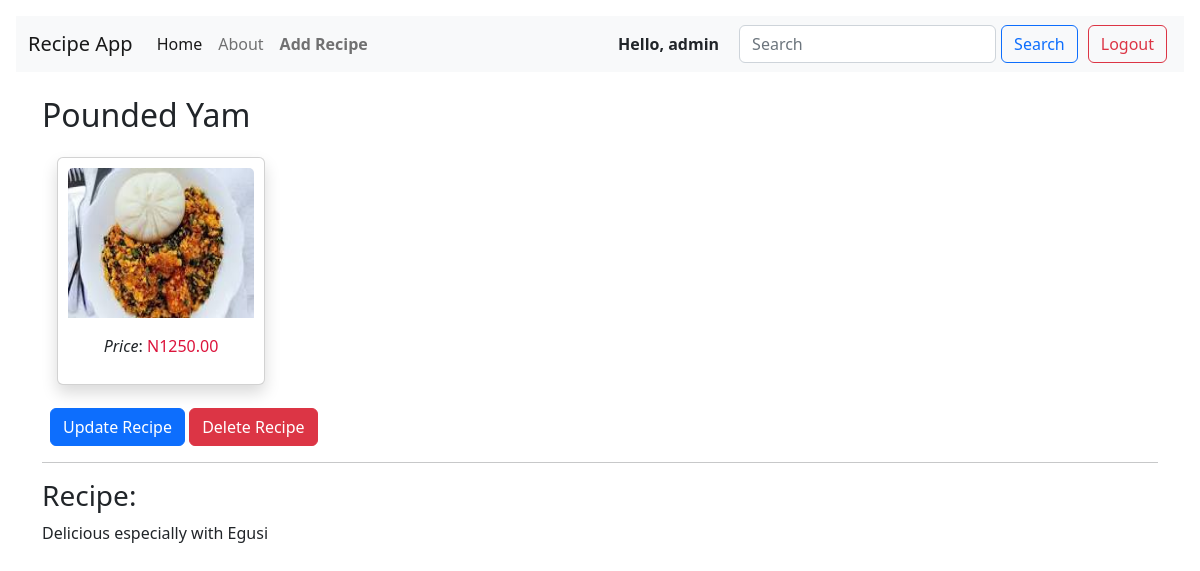
The page /recipe/25/ (signed in) on the database as committed earlier.
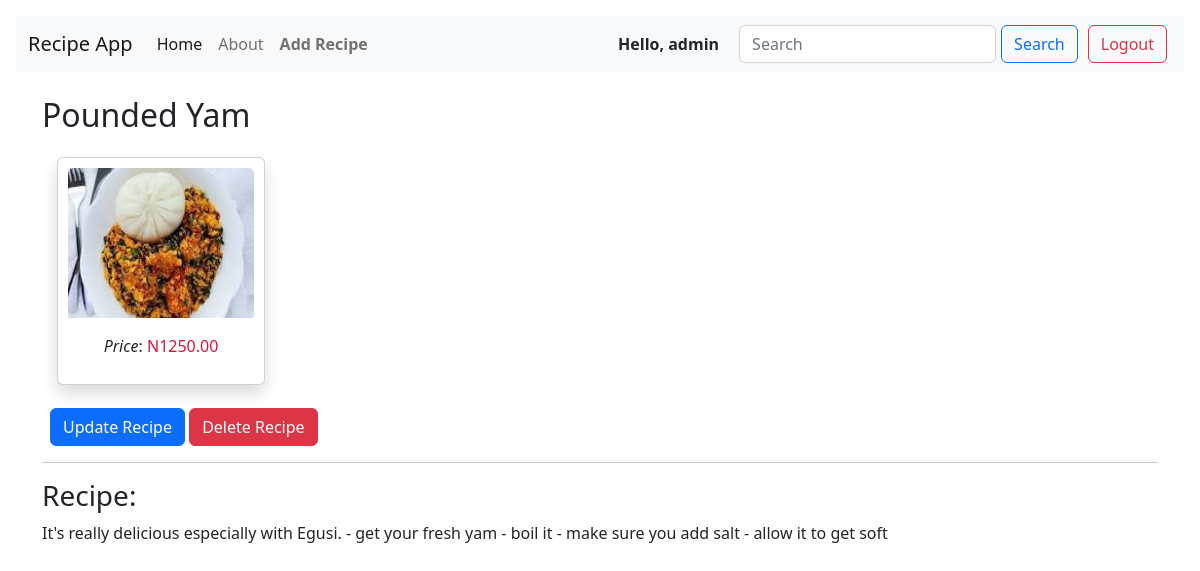
The same page on the database as committed later.
### recipe_app/models.py (models this page shows, shortened)
class Recipe(models.Model):
    name = models.CharField(max_length=100)
    description = models.TextField()
    price = models.DecimalField(decimal_places=2, max_digits=10)
    image = models.ImageField(upload_to="recipes/")
    owner = models.ForeignKey(User, on_delete=models.CASCADE, null=True)
    date_created = models.DateTimeField(auto_now=True)

### recipe_app/views.py (the view)
# urls.py: path("recipe/<int:pk>/", views.RecipeDetailView.as_view(), name="recipe-detail"),
class RecipeDetailView(DetailView):
    model = Recipe

### templates/recipe_app/recipe_detail.html (shortened to what this page needs)
{% extends "recipe_app/layout.html" %}
{% block content %}
<h2>{{ recipe.name }}</h2>
<div
  class="card shadow"
  style="
    width: 13rem;
    display: inline-flex;
    margin: 15px;
    padding: 10px;
    height: auto;
  "
>
  <img
    src="{{recipe.image.url}}"
    class="card-img-top"
    alt="{{recipe.name}}"
    height="150px"
  />
  <div class="card-body" style="text-align: center">
    <em>Price</em>:<span style="color: crimson"> N{{recipe.price}}</span><br />
  </div>
</div>
<br />
{% if user.is_authenticated %}
{% if object.owner == user %}
<div class="m-2">
  <a href="/update-recipe/{{recipe.pk}}" class="btn btn-primary"
    >Update Recipe</a
  >
  <a href="/delete-recipe/{{recipe.pk}}" class="btn btn-danger"
    >Delete Recipe</a
  >
</div>
{% endif %}
<hr />
<h3>Recipe:</h3>
<p>{{ recipe.description }}</p>
{% endif %}
{% endblock content %}

Rows that differ between the two databases and show on the page:
changed Recipe "Pounded Yam": description "Delicious especially with Egusi" → "It's really delicious especially with Egusi. - get your fresh yam - boil it - make sure you add salt - allow it to get soft"
